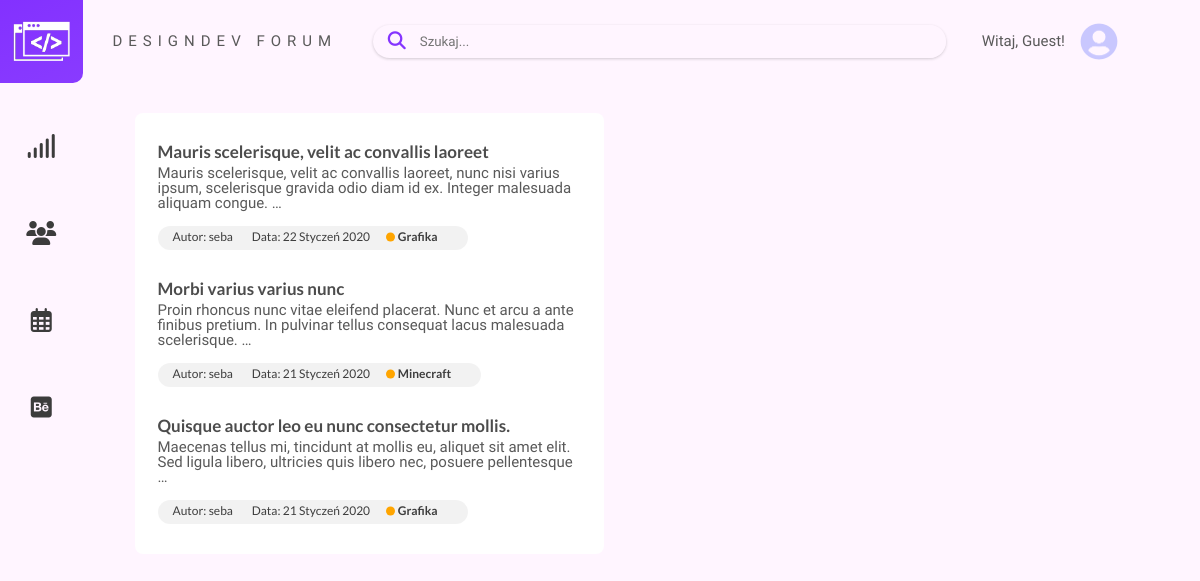
The page /user/seba on the database as committed earlier.
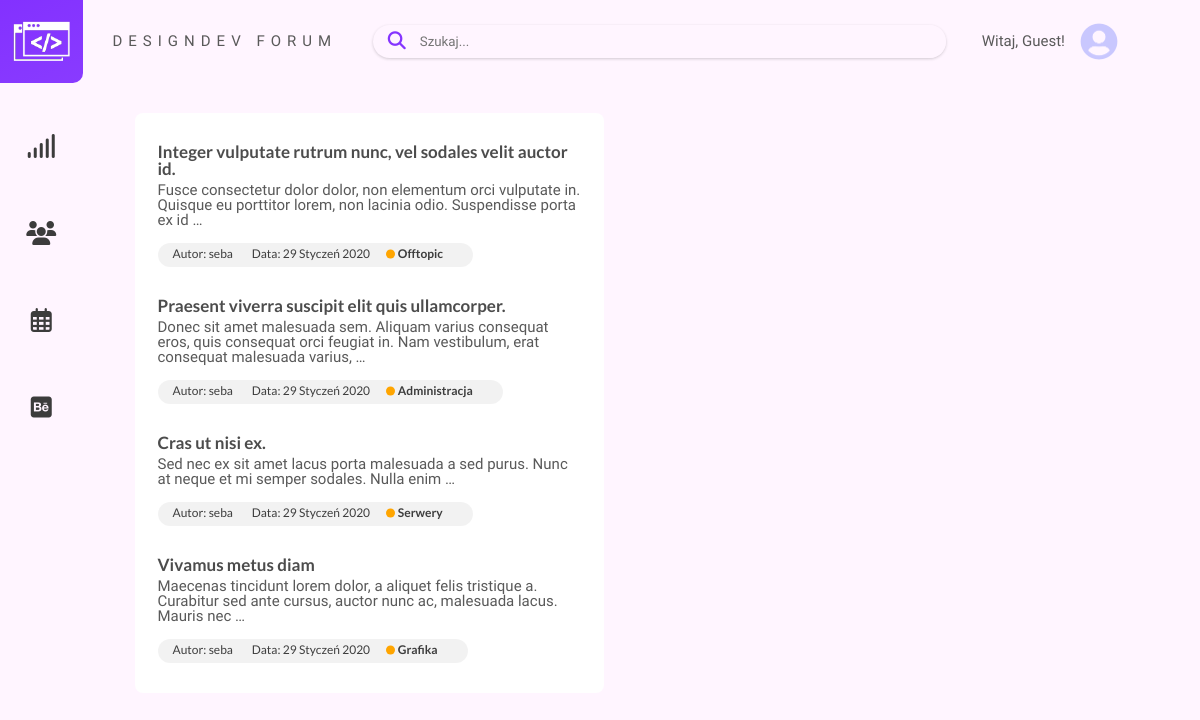
The same page on the database as committed later.
### forum/models.py (models this page shows, shortened)
class Topic(models.Model):
    title = models.CharField(max_length=100)
    date_posted = models.DateTimeField(default=timezone.now)
    author = models.ForeignKey(User, on_delete=models.CASCADE)
    category = models.ForeignKey(Categories, on_delete=models.CASCADE)
    content = models.TextField(default="")
    slug = models.SlugField(null=True, unique=True)

class Categories(models.Model):
    title = models.CharField(max_length=100)
    slug = models.SlugField(null=True, unique=True)  # new
    def __str__(self):
        return self.title

### forum/views.py (the view)
# urls.py: path('user/<str:username>', UserTopicListView.as_view(), name='topic-user'),
class UserTopicListView(ListView):
    model = Topic
    template_name = 'forum/topic_user.html'
    context_object_name = 'topic_obj'
    paginate_by = 5
    def get_queryset(self):
        user = get_object_or_404(User, username=self.kwargs.get('username'))
        return Topic.objects.filter(author=user).order_by('-date_posted')

### forum/templates/forum/topic_user.html (shortened to what this page needs)
{% extends 'forum/base.html' %}
{% block content %}
<div class="hot-topics">
    <ul class="hot-topics__list">
        {% for post in topic_obj %}
        <li class="hot-topics__topic">
            <h2 class="hot-topics__topic__header"><a
                    href="{% url 'topic-detail' post.category.slug post.slug %}">{{ post.title }}</a></h2>
            <p class="hot-topics__topic__desc">{{ post.content|truncatewords:20 }}</p>
            <ul class="hot-topics__topic__statistics">
                <div class="hot-topics__topic__statistics__container">
                    <li>Autor: <a href="{% url 'topic-user' post.author.username %}">{{ post.author }}</a></li>
                    <li>Data: {{ post.date_posted|date:'d F Y'}}</li>
                    <li class="section-mark {{ post.category }}"><a
                            href="{% url 'topic-category' post.category.slug %}">{{ post.category }}</li></a>
                </div>
            </ul>
        </li>
        {% endfor %}
    </ul>
</div>
{% endblock content %}

Rows that differ between the two databases and show on the page:
removed Topic: title "Mauris scelerisque, velit ac convallis laoreet", content "Mauris scelerisque, velit ac convallis laoreet, nunc nisi varius ipsum, scelerisque gravida odio diam id ex. Integer malesuada aliquam congue. …", author "seba", date_posted "22 Styczeń 2020", category "Grafika"
removed Topic: title "Morbi varius varius nunc", content "Proin rhoncus nunc vitae eleifend placerat. Nunc et arcu a ante finibus pretium. In pulvinar tellus consequat lacus malesuada scelerisque. …", author "seba", date_posted "21 Styczeń 2020", category "Minecraft"
removed Topic: title "Quisque auctor leo eu nunc consectetur mollis.", content "Maecenas tellus mi, tincidunt at mollis eu, aliquet sit amet elit. Sed ligula libero, ultricies quis libero nec, posuere pellentesque …", author "seba", date_posted "21 Styczeń 2020", category "Grafika"
added Topic: title "Integer vulputate rutrum nunc, vel sodales velit auctor id.", content "Fusce consectetur dolor dolor, non elementum orci vulputate in. Quisque eu porttitor lorem, non lacinia odio. Suspendisse porta ex id …", author "seba", date_posted "29 Styczeń 2020", category "Offtopic"
added Topic: title "Praesent viverra suscipit elit quis ullamcorper.", content "Donec sit amet malesuada sem. Aliquam varius consequat eros, quis consequat orci feugiat in. Nam vestibulum, erat consequat malesuada varius, …", author "seba", date_posted "29 Styczeń 2020", category "Administracja"
added Topic: title "Cras ut nisi ex.", content "Sed nec ex sit amet lacus porta malesuada a sed purus. Nunc at neque et mi semper sodales. Nulla enim …", author "seba", date_posted "29 Styczeń 2020", category "Serwery"
added Topic: title "Vivamus metus diam", content "Maecenas tincidunt lorem dolor, a aliquet felis tristique a. Curabitur sed ante cursus, auctor nunc ac, malesuada lacus. Mauris nec …", author "seba", date_posted "29 Styczeń 2020", category "Grafika"
